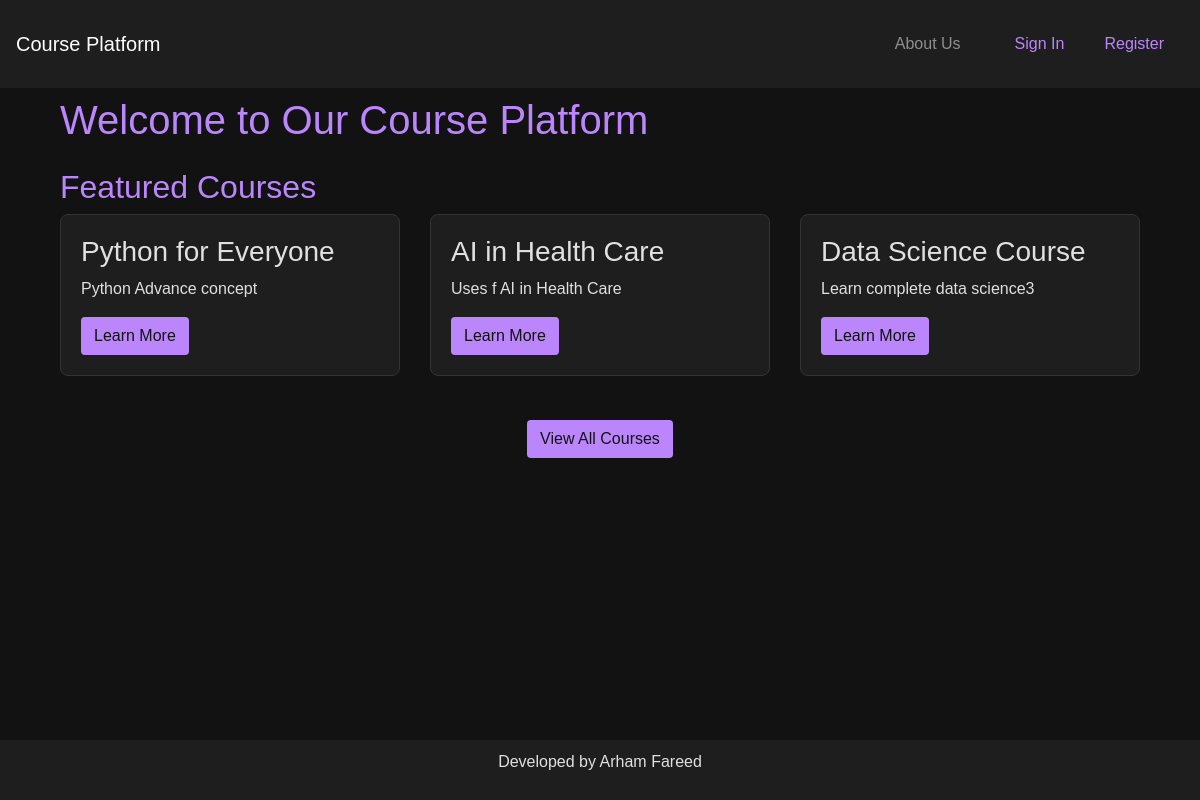
The page / on the database its author committed.
### course/models.py (models this page shows, shortened)
class Course(models.Model):
    title = models.CharField(max_length=200)
    content = models.TextField()
    price = models.DecimalField(max_digits=10, decimal_places=2)
    instructor = models.ForeignKey(User, on_delete=models.CASCADE)
    created_at = models.DateTimeField(auto_now_add=True)
    update_at = models.DateTimeField(auto_now=True)
    subscribers = models.ManyToManyField(User, related_name='courses')
    is_featured = models.BooleanField(default=False)

### course/views.py (the view)
# urls.py: path("", views.homepage, name="homepage"),
def homepage(request):
    featured_courses = Course.objects.all()[:5]  # Get the first 5 courses
    context = {
        "featured_courses": featured_courses
    }
    return render(request, "homepage.html", context)

### course/templates/homepage.html (shortened to what this page needs)
{% extends 'base.html' %}
{% block content %}
<div class="container mt-4">
    <h1>Welcome to Our Course Platform</h1>
    {% if featured_courses %}
        <h2 class="mt-4">Featured Courses</h2>
        <div class="row">
            {% for course in featured_courses %}
                <div class="col-md-4">
                    <div class="course-card">
                        <h3>{{ course.title }}</h3>
                        <p>{{ course.content|truncatewords:20 }}</p>
                        <a href="{% url 'course_detail' course.id %}" class="btn btn-course">Learn More</a>
                    </div>
                </div>
            {% endfor %}
        </div>
    {% else %}
        <p class="mt-4">No featured courses available right now.</p>
    {% endif %}
    <div class="text-center mt-4">
        <a href="{% url 'course_list' %}" class="btn btn-course">View All Courses</a>
    </div>
</div>
{% endblock %}

### user/templates/base.html (style rules this page uses)
body { background-color: #121212; color: #e0e0e0; font-family: 'Arial', sans-serif; min-height: 100vh; display: flex; flex-direction: column; }
.container { opacity: 0; transform: translateY(20px); animation: fadeIn 0.5s ease-out forwards; flex: 1; }

### course/templates/homepage.html (style rules this page uses)
body { background-color: #121212; color: #e0e0e0; }
h1, h2 { color: #bb86fc; }
.course-card { background-color: #1e1e1e; border: 1px solid #333; border-radius: 8px; padding: 20px; margin-bottom: 20px; transition: transform 0.3s, opacity 0.3s; opacity: 0; transform: translateY(20px); animation: fadeIn 0.5s forwards; }
.btn-course { background-color: #bb86fc; color: #121212; }

### rows shown on the page
Course: title "Python for Everyone", content "Python Advance concept"
Course: title "AI in Health Care", content "Uses f AI in Health Care"
Course: title "Data Science Course", content "Learn complete data science3"
